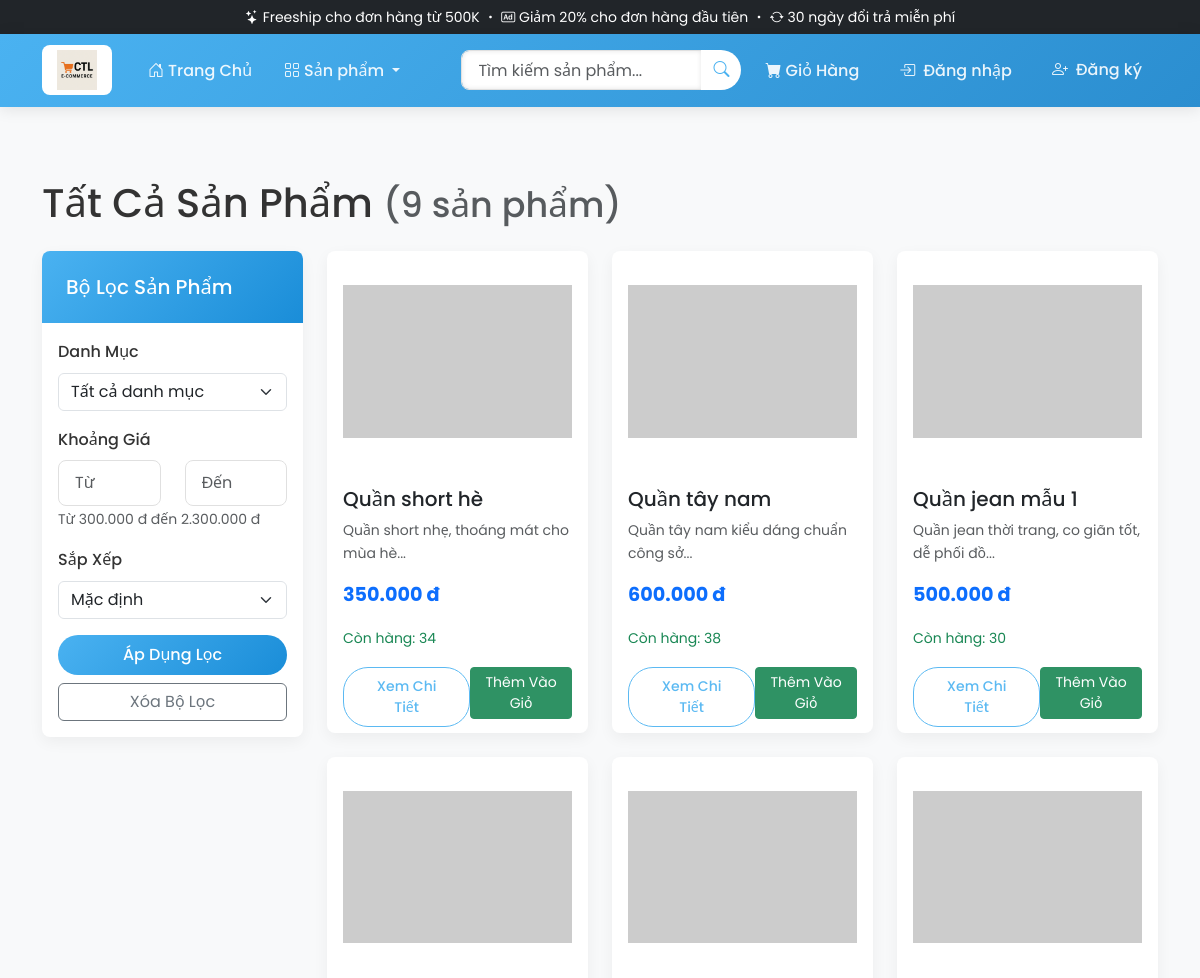
Before: /products.php (upper part) with the older database file.
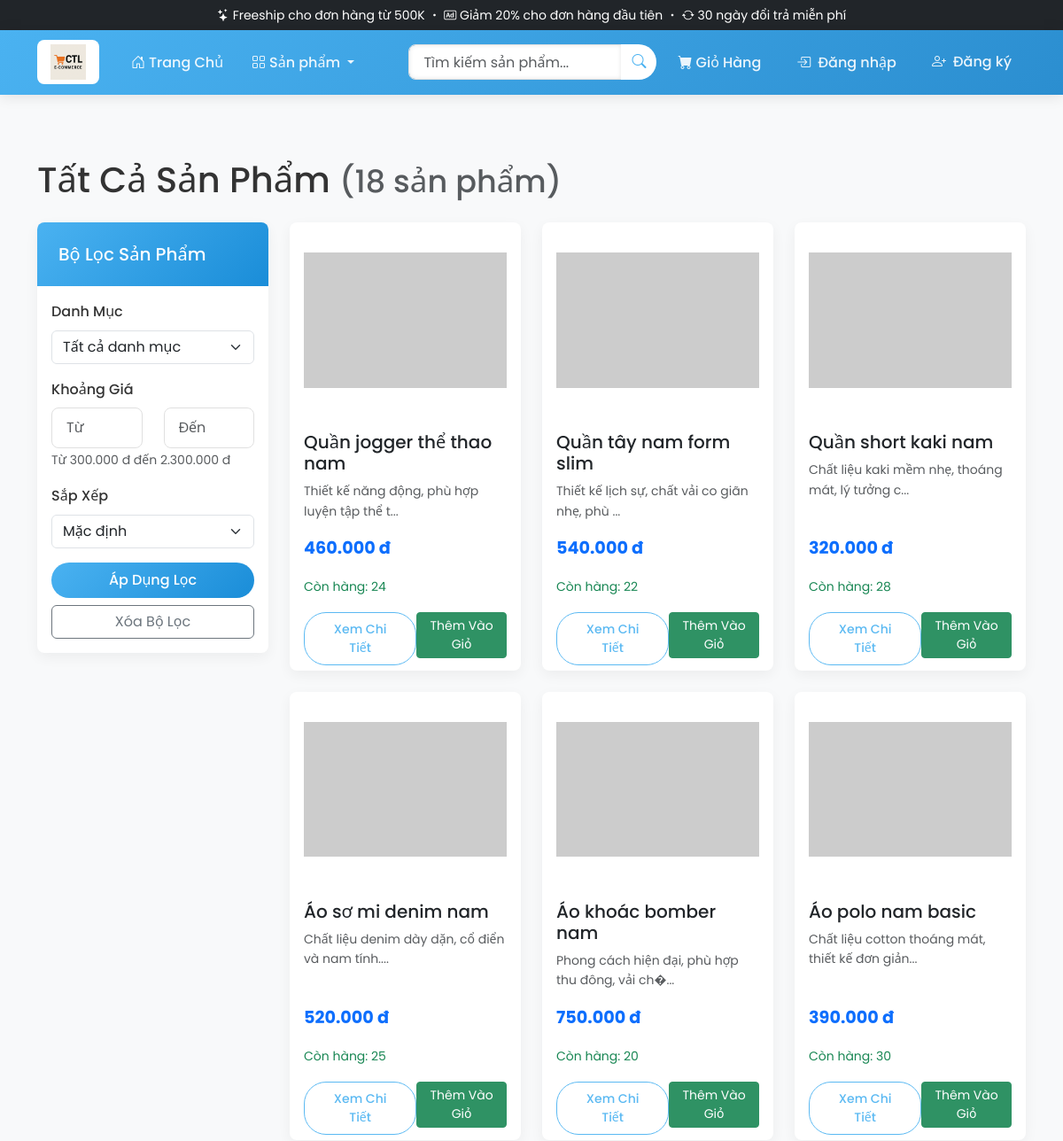
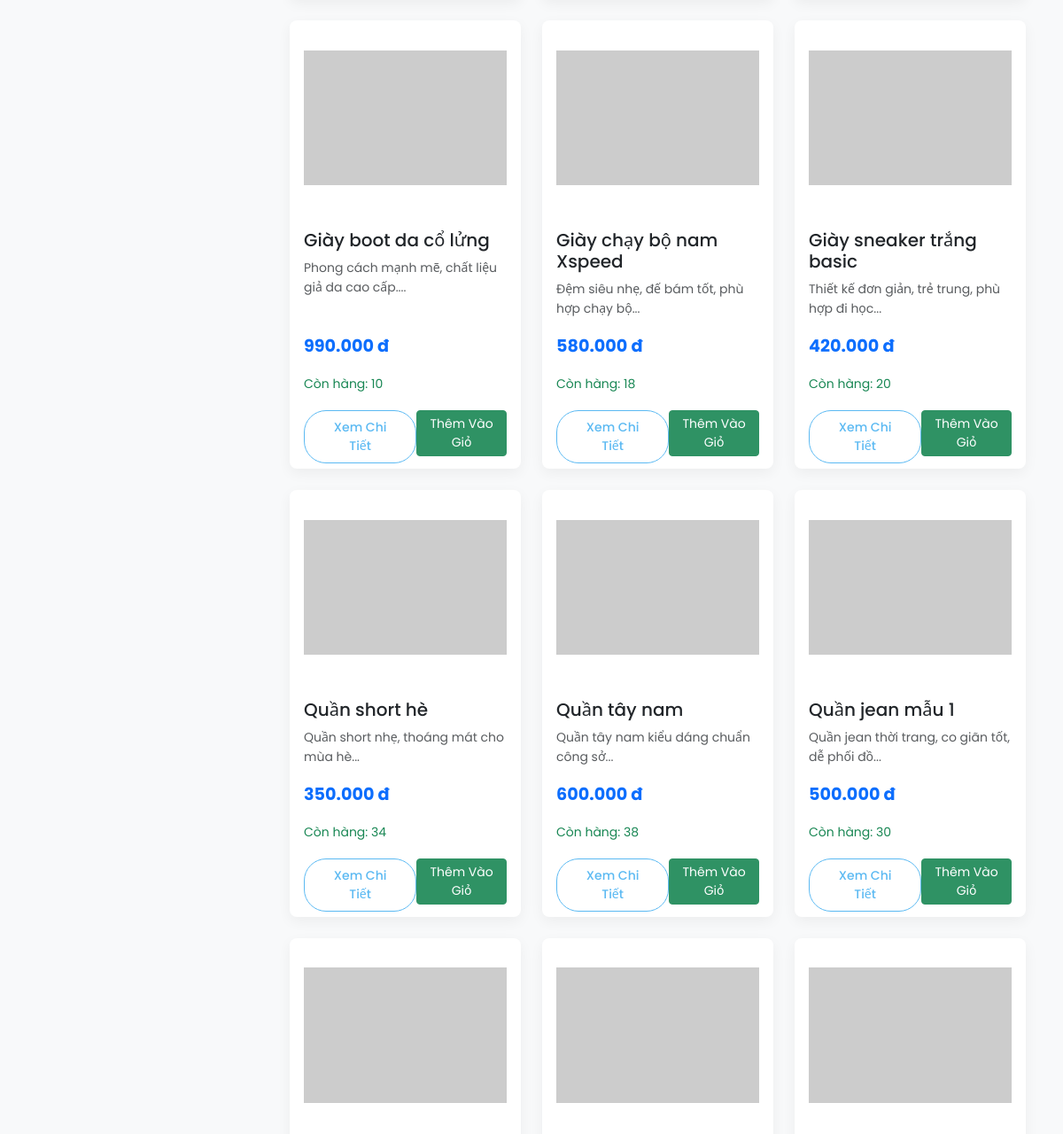
After: the same page with the newer database file (2 pictures, top to bottom).
### tables this page shows
CREATE TABLE `products` (
  `id` int(11) NOT NULL,
  `name` varchar(100) NOT NULL,
  `description` text DEFAULT NULL,
  `price` decimal(10,2) NOT NULL,
  `image` varchar(255) DEFAULT NULL,
  `category` varchar(50) DEFAULT NULL,
  `stock` int(11) NOT NULL DEFAULT 0,
  `created_at` datetime DEFAULT current_timestamp(),
  `category_id` int(11) DEFAULT NULL
);

### includes/functions.php (called while the page is built, shortened)
<?php
function formatPrice($price) {
    return number_format($price, 0, ',', '.') . ' đ';
}
function getProductsWithFilters($conn, $filters = array()) {
    $whereClause = "1=1";
    $joins = "";
    $orderBy = "p.id DESC";
    $sql = "SELECT DISTINCT p.* FROM products p $joins WHERE $whereClause ORDER BY $orderBy";
    $result = mysqli_query($conn, $sql);
    $products = [];
    if (mysqli_num_rows($result) > 0) {
        while ($row = mysqli_fetch_assoc($result)) {
            $products[] = $row;
        }
    }
    return $products;
}
function countProductsWithFilters($conn, $filters = array()) {
    $whereClause = "1=1";
    $joins = "";
    $sql = "SELECT COUNT(DISTINCT p.id) as total FROM products p $joins WHERE $whereClause";
    $result = mysqli_query($conn, $sql);
    if (mysqli_num_rows($result) > 0) {
        $row = mysqli_fetch_assoc($result);
        return intval($row['total']);
    }
    return 0;
}
?>

### products.php (the view, shortened to what the changed rows need)
<?php
require_once "includes/config.php";
require_once "includes/functions.php";
include "includes/header.php";
$filters = [];
$products = getProductsWithFilters($conn, $filters);
$totalProducts = countProductsWithFilters($conn, $filters);
?>
<div class="container my-4">
    <h1 class="mb-4">
        Tất Cả Sản Phẩm
        <small class="text-muted">(<?php echo $totalProducts; ?> sản phẩm)</small>
    </h1>
    <div class="row">
        <div class="col-md-9">
            <div class="row">
                <?php if (count($products) > 0): ?>
                    <?php foreach ($products as $product): ?>
                    <div class="col-lg-4 col-md-6 mb-4">
                        <div class="card product-card h-100">
                            <img src="<?php echo $product['image']; ?>" class="card-img-top product-image" alt="<?php echo $product['name']; ?>" onerror="this.src='https://via.placeholder.com/300x200?text=No+Image'">
                            <div class="card-body d-flex flex-column">
                                <h5 class="card-title"><?php echo htmlspecialchars($product['name']); ?></h5>
                                <p class="card-text small text-muted flex-grow-1"><?php echo htmlspecialchars(substr($product['description'], 0, 60)); ?>...</p>
                                <p class="product-price fw-bold text-primary"><?php echo formatPrice($product['price']); ?></p>
                                <?php if ($product['stock'] > 0): ?>
                                    <small class="text-success mb-2">Còn hàng: <?php echo $product['stock']; ?></small>
                                <?php else: ?>
                                    <small class="text-danger mb-2">Hết hàng</small>
                                <?php endif; ?>
                                <div class="d-flex justify-content-between mt-auto">
                                    <a href="product.php?id=<?php echo $product['id']; ?>" class="btn btn-sm btn-outline-primary">Xem Chi Tiết</a>
                                    <?php if ($product['stock'] > 0): ?>
                                    <form action="cart_actions.php" method="POST" class="d-inline">
                                        <button type="submit" class="btn btn-sm btn-success">Thêm Vào Giỏ</button>
                                    </form>
                                    <?php else: ?>
                                    <button class="btn btn-sm btn-secondary" disabled>Hết hàng</button>
                                    <?php endif; ?>
                                </div>
                            </div>
                        </div>
                    </div>
                    <?php endforeach; ?>
                <?php endif; ?>
            </div>
        </div>
    </div>
</div>
<?php include "includes/footer.php"; ?>

Changed rows visible on the page:
added products: name "Quần jogger thể thao nam", description "Thiết kế năng động, phù hợp luyện tập thể t", price "460.000 đ", stock "24"
added products: name "Quần tây nam form slim", description "Thiết kế lịch sự, chất vải co giãn nhẹ, phù", price "540.000 đ", stock "22"
added products: name "Quần short kaki nam", description "Chất liệu kaki mềm nhẹ, thoáng mát, lý tưởng c", price "320.000 đ", stock "28"
added products: name "Áo sơ mi denim nam", description "Chất liệu denim dày dặn, cổ điển và nam tính.", price "520.000 đ", stock "25"
added products: name "Áo khoác bomber nam", description "Phong cách hiện đại, phù hợp thu đông, vải ch�", price "750.000 đ", stock "20"
added products: name "Áo polo nam basic", description "Chất liệu cotton thoáng mát, thiết kế đơn giản", price "390.000 đ", stock "30"
added products: name "Giày boot da cổ lửng", description "Phong cách mạnh mẽ, chất liệu giả da cao cấp.", price "990.000 đ", stock "10"
added products: name "Giày chạy bộ nam Xspeed", description "Đệm siêu nhẹ, đế bám tốt, phù hợp chạy bộ", price "580.000 đ", stock "18"
added products: name "Giày sneaker trắng basic", description "Thiết kế đơn giản, trẻ trung, phù hợp đi học", price "420.000 đ", stock "20"
Other visible differences:
$totalProducts: "9" → "18"
